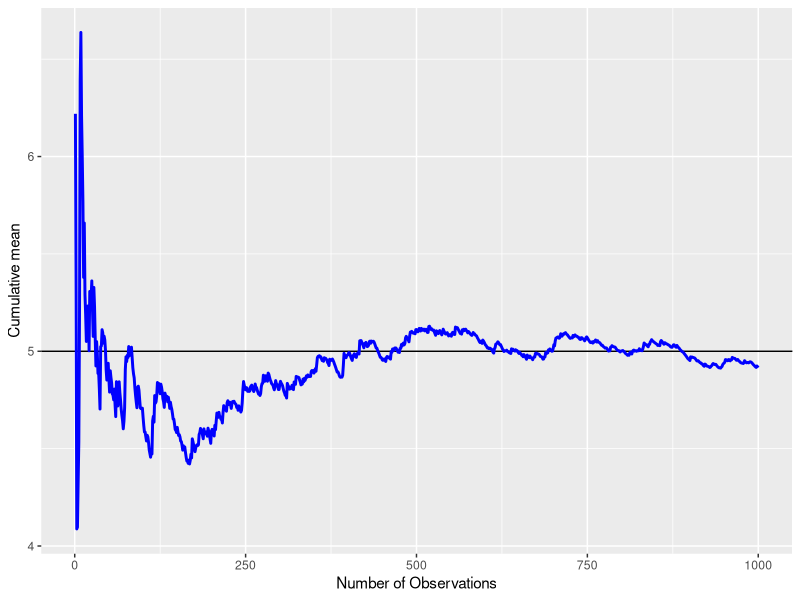
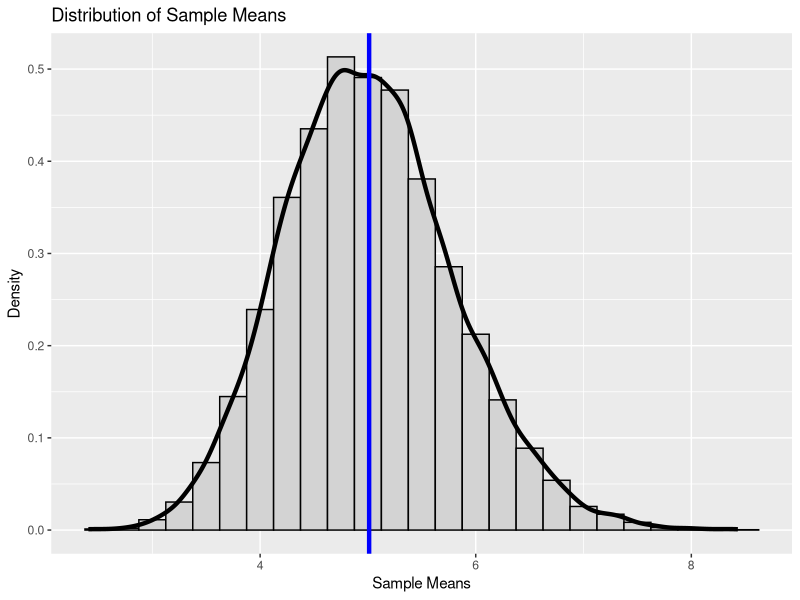
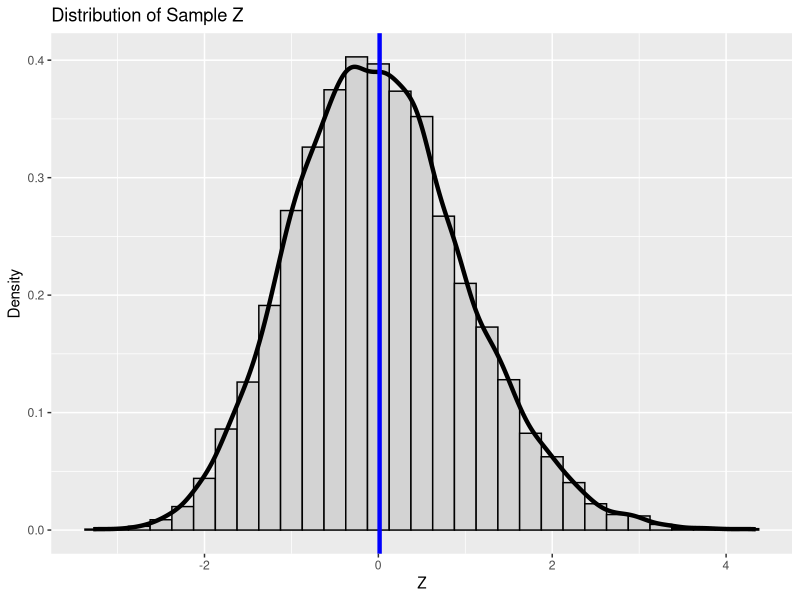
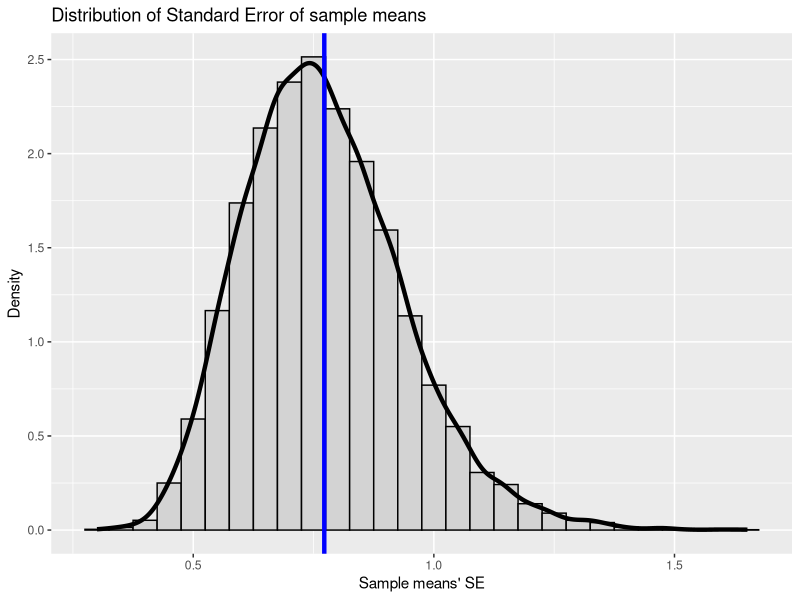

Here is the R script that generated these plots, in order:
## ---- chunk 1
library(ggplot2)
set.seed(74337)
n <- 1000; lambda <- 0.2
means <- cumsum(rexp(n,lambda))/(1:n)
g <- ggplot(data.frame(x = 1:n, y = means), aes(x = x, y = y))
g <- g + geom_hline(yintercept = 1/lambda) + geom_line(size = 1, col="blue")
g <- g + labs(x = "Number of Observations", y = "Cumulative mean")
g
## ---- chunk 2
nosim <- 10000; n <- 40
lambda <- 0.2; mu <- 1/lambda
set.seed(74337)
m <- matrix(rexp(nosim * n,lambda), nosim)
sMean <- apply(m, 1, mean)
sSD <- apply(m, 1, sd)
se <- sSD/sqrt(n)
sZ <- (sMean - mu)*sqrt(n)/mu
## ---- chunk 3
df <- as.data.frame(cbind(sMean,sZ,sSD,se))
ggplot(df, aes(x = sMean)) +
   geom_histogram(fill = "lightgrey", binwidth=.25, aes(y = ..density..), colour = "black") +
   geom_density(size = 1.5) + geom_vline(xintercept = mean(sMean), size = 1.5, col="blue") +
   labs(title="Distribution of Sample Means", x="Sample Means", y="Density")
## ---- chunk 4
ggplot(df, aes(x = sZ)) +
   geom_histogram(fill = "lightgrey", binwidth=.25, aes(y = ..density..), colour = "black") +
   geom_density(size = 1.5) + geom_vline(xintercept = mean(sZ), size = 1.5, col="blue") +
   labs(title="Distribution of Sample Z", x="Z", y="Density")

paste("Xbar ~ t(",round(mean(sMean),2),",",round(sd(sMean),2)^2,")")
paste("Z ~ N(",round(mean(sZ),2),",",round(sd(sZ),2)^2,")")
## ---- chunk 5
ggplot(df, aes(x = se)) +
    geom_histogram(fill = "lightgrey", binwidth=.05, aes(y = ..density..), colour = "black") +
    geom_density(size = 1.5) + geom_vline(xintercept = mean(se), size = 1.5, col="blue") + 
    labs(title="Distribution of Standard Error of sample means", x="Sample means' SE", y="Density")
## ---- chunk 6
mean(sMean) + c(-1,1) + 1.96*sd(sMean)/sqrt(n)
mean(sMean) + c(-1,1) + qt(.975,39)*sd(sMean)/sqrt(n)
